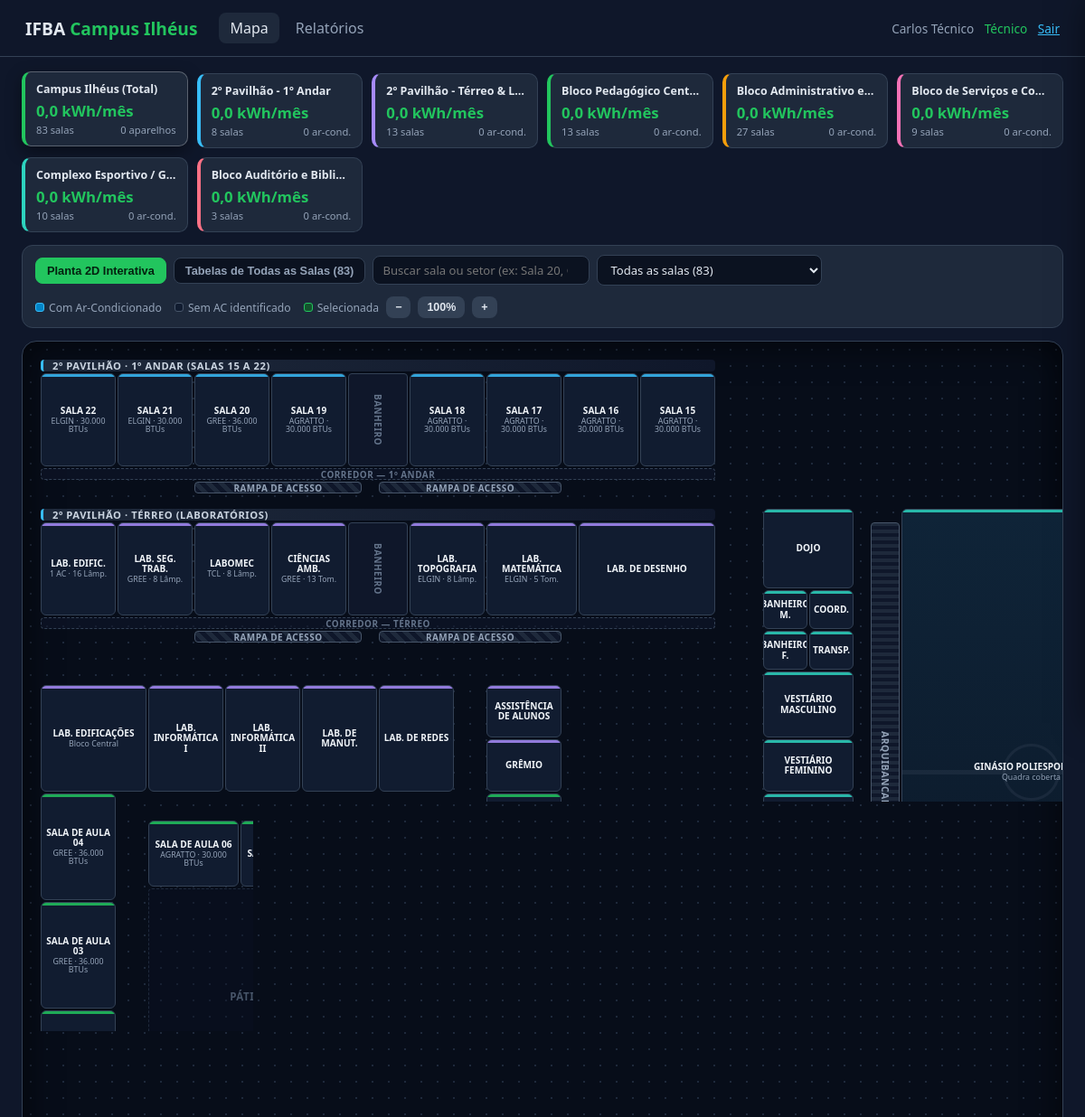
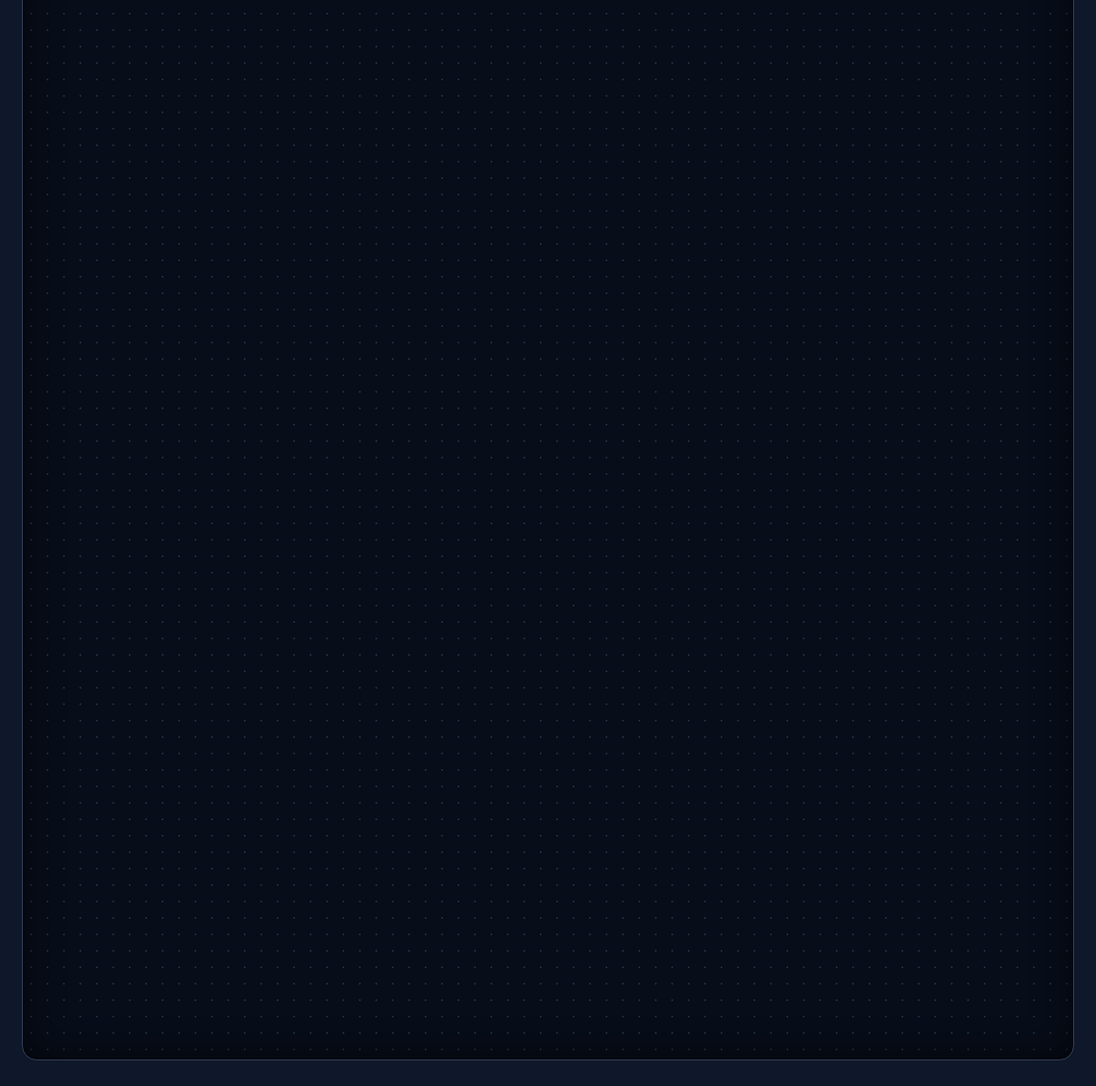
Page /index.php (signed in) on the committed database (2 pictures, top to bottom).
### tables this page shows
CREATE TABLE tecnico (
  codigo_usuario INT PRIMARY KEY,
  matricula VARCHAR(30) NOT NULL,
  telefone VARCHAR(20),
  FOREIGN KEY (codigo_usuario) REFERENCES usuario(codigo_usuario) ON DELETE CASCADE
);

CREATE TABLE usuario (
  codigo_usuario INT PRIMARY KEY AUTO_INCREMENT,
  nome VARCHAR(100) NOT NULL,
  email VARCHAR(100) NOT NULL UNIQUE,
  senha VARCHAR(255) NOT NULL,
  situacao VARCHAR(30) DEFAULT 'Ativo'
);

CREATE TABLE bloco (
  codigo_bloco INT PRIMARY KEY AUTO_INCREMENT,
  nome VARCHAR(100) NOT NULL,
  descricao VARCHAR(255)
);

### index.php (the view, shortened to what this page needs)
<?php
require 'auth.php';
$u = exigir_login();
$blocos = [];
$r = $conexao->query("SELECT * FROM bloco ORDER BY codigo_bloco");
while ($b = $r->fetch_assoc()) {
    $b['salas'] = [];
    $b['consumo'] = 0.0;
    $b['qtd_eq'] = 0;
    $blocos[(int)$b['codigo_bloco']] = $b;
}
$salas = [];
$r = $conexao->query("SELECT s.*, p.tomada, p.ar_condicionado, p.ventilador, p.televisao, p.lampadas, p.computador
                      FROM sala s
                      LEFT JOIN ponto_energia p ON p.codigo_sala = s.codigo_sala
                      ORDER BY s.codigo_sala");
while ($s = $r->fetch_assoc()) {
    $s['equipamentos'] = [];
    $s['manutencoes'] = [];
    $s['consumo'] = 0.0;
    $salas[$s['identificacao']] = $s;
}
$consumoTotalCampus = 0.0;
$totalAparelhosCampus = 0;
foreach ($salas as $s) {
    $cb = (int)$s['codigo_bloco'];
    $blocos[$cb]['salas'][] = $s['identificacao'];
    $blocos[$cb]['consumo'] += $s['consumo'];
    $blocos[$cb]['qtd_eq']  += count($s['equipamentos']);
    $consumoTotalCampus     += $s['consumo'];
    $totalAparelhosCampus   += count($s['equipamentos']);
}
$tecnicos   = $conexao->query("SELECT u.codigo_usuario, u.nome, t.matricula FROM tecnico t JOIN usuario u USING(codigo_usuario) ORDER BY u.nome")->fetch_all(MYSQLI_ASSOC);
$plantaEstruturas = [
    [1,   1,  2, 45, 'header', '2º PAVILHÃO · 1º ANDAR (SALAS 15 A 22)'],
    [2,  21,  9, 25, 'wc',     'BANHEIRO'],
    [9,   1, 10, 45, 'cor',    'CORREDOR — 1º ANDAR'],
    [10, 11, 11, 22, 'rampa',  'RAMPA DE ACESSO'],
    [10, 23, 11, 35, 'rampa',  'RAMPA DE ACESSO'],
    [12,  1, 13, 45, 'header', '2º PAVILHÃO · TÉRREO (LABORATÓRIOS)'],
    [13, 21, 20, 25, 'wc',     'BANHEIRO'],
    [20,  1, 21, 45, 'cor',    'CORREDOR — TÉRREO'],
    [21, 11, 22, 22, 'rampa',  'RAMPA DE ACESSO'],
    [21, 23, 22, 35, 'rampa',  'RAMPA DE ACESSO'],
    [13, 55, 50, 57, 'arq',    'ARQUIBANCADA'],
    [13, 74, 50, 76, 'arq',    'ARQUIBANCADA'],
    [40,  8, 56, 28, 'patio',  'PÁTIO CENTRAL COBERTO'],
    [65,  1, 85,  6, 'cor',    'GALERIA / CORREDOR OESTE'],
    [65,  8, 89, 20, 'patio',  'ÁREA DE CONVIVÊNCIA / JARDIM INTERNO'],
    [91, 22, 99, 28, 'wc',     'SANITÁRIOS / APOIO'],
    [109, 8,113, 14, 'rampa',  'ESCADA / HALL'],
];
?>
<!DOCTYPE html>
<html lang="pt-BR">
<head>
<link rel="stylesheet" href="style.css">
</head>
<body>
<?= navbar($u, 'index.php') ?>
<div class="workspace">
  <div class="bloco-strip">
    <div class="bcard on" data-bfiltro="0" onclick="filtrarBloco(0)" style="border-left-color:var(--acc)">
      <h4>Campus Ilhéus (Total)</h4>
      <div class="val"><?= number_format($consumoTotalCampus, 1, ',', '.') ?> kWh/mês</div>
      <div class="meta"><span><?= count($salas) ?> salas</span><span><?= $totalAparelhosCampus ?> aparelhos</span></div>
    </div>
    <?php
    $coresBloco = [1=>'var(--b1)',2=>'var(--b2)',3=>'var(--b3)',4=>'var(--b4)',5=>'var(--b5)',6=>'var(--b6)',7=>'var(--b7)'];
    foreach ($blocos as $cb => $b): ?>
    <div class="bcard" data-bfiltro="<?= $cb ?>" onclick="clicarBloco(<?= $cb ?>)" style="border-left-color:<?= $coresBloco[$cb] ?>">
      <h4 title="<?= h($b['nome']) ?>"><?= h($b['nome']) ?></h4>
      <div class="val"><?= number_format($b['consumo'], 1, ',', '.') ?> kWh/mês</div>
      <div class="meta"><span><?= count($b['salas']) ?> salas</span><span><?= $b['qtd_eq'] ?> ar-cond.</span></div>
    </div>
    <?php endforeach; ?>
  </div>
  <div class="toolbar">
    <div class="grp">
      <button class="tab-btn on" id="btnTabMapa" onclick="alternarAba('mapa')">Planta 2D Interativa</button>
      <button class="tab-btn" id="btnTabTabelas" onclick="alternarAba('tabelas')">Tabelas de Todas as Salas (<?= count($salas) ?>)</button>
      <input type="search" id="buscaSala" placeholder="Buscar sala ou setor (ex: Sala 20, CGTI, Lab)..." oninput="aplicarFiltros()">
      <select id="filtroClima" onchange="aplicarFiltros()">
        <option value="todas">Todas as salas (<?= count($salas) ?>)</option>
      </select>
    </div>
    <div class="grp">
      <div class="legend-bar">
        <span><i class="dot" style="background:#0284c7;border:1px solid #38bdf8"></i>Com Ar-Condicionado</span>
        <span><i class="dot" style="background:#111c30;border:1px solid #475569"></i>Sem AC identificado</span>
        <span><i class="dot" style="background:#14532d;border:1px solid #22c55e"></i>Selecionada</span>
      </div>
      <button class="btn sec sm" onclick="ajustarZoom(-0.1)">−</button>
      <button class="btn sec sm" id="lblZoom" onclick="resetZoom()">100%</button>
      <button class="btn sec sm" onclick="ajustarZoom(0.1)">+</button>
    </div>
  </div>
  <div id="visaoMapa" class="planta-viewport">
    <div class="planta-grid" id="plantaGrid">
      <?php foreach ($plantaEstruturas as [$r1, $c1, $r2, $c2, $tipo, $texto]): ?>
        <div class="est <?= h($tipo) ?>" style="grid-area:<?= $r1 ?>/<?= $c1 ?>/<?= $r2 ?>/<?= $c2 ?>">
          <?= h($texto) ?>
        </div>
      <?php endforeach; ?>
      <?php foreach ($plantaSalas as [$r1, $c1, $r2, $c2, $idBanco, $rotulo, $sub]):
            $s = $salas[$idBanco];
            $cb = (int)$s['codigo_bloco'];
            $temAc = count($s['equipamentos']) > 0;
      ?>
        <div class="p-sala <?= $temAc ? 'ac' : '' ?>"
             data-sala="<?= h($idBanco) ?>"
             data-bloco="<?= $cb ?>"
             data-ac="<?= $temAc ? '1' : '0' ?>"
             style="grid-area:<?= $r1 ?>/<?= $c1 ?>/<?= $r2 ?>/<?= $c2 ?>; --bcor:<?= $coresBloco[$cb] ?? '#64748b' ?>"
             title="<?= h($idBanco . ' · ' . $blocos[$cb]['nome'] . ($s['consumo'] ? ' · ' . number_format($s['consumo'],1,',','.') . ' kWh/mês' : '')) ?>">
          <span class="nm"><?= h($rotulo) ?></span>
          <?php if ($sub): ?><span class="sub"><?= h($sub) ?></span><?php endif; ?>
        </div>
      <?php endforeach; ?>
    </div>
  </div>
</div>
</body>
</html>

### auth.php (shortened to what this page needs)
<?php
function h($v) { return htmlspecialchars((string)$v, ENT_QUOTES, 'UTF-8'); }
function usuario_logado(): ?array { return $_SESSION['usuario'] ?? null; }
function exigir_login(): array {
    $u = usuario_logado();
    return $u;
}
function navbar(array $u, string $ativo): string {
    $links = ['index.php' => 'Mapa', 'relatorios.php' => 'Relatórios'];
    $html = '<header class="top"><h1>IFBA <span>Campus Ilhéus</span></h1><nav>';
    foreach ($links as $href => $txt) $html .= '<a href="'.$href.'"'.($ativo === $href ? ' class="on"' : '').'>'.$txt.'</a>';
    return $html.'</nav><div class="me">'.h($u['nome']).' <em>'.h($u['cargo']).'</em> <a href="logout.php">Sair</a></div></header>';
}

### style.css (style rules this page uses)
:root { --bg:#0f172a; --card:#1e293b; --line:#334155; --txt:#e2e8f0; --mut:#94a3b8; --acc:#22c55e; --ac:#38bdf8; --err:#ef4444; }
* { box-sizing:border-box; }
body { margin:0; font-family:system-ui,Segoe UI,Roboto,sans-serif; background:var(--bg); color:var(--txt); }
a { color:var(--ac); }
header.top { padding:14px 28px; border-bottom:1px solid var(--line); display:flex; gap:24px; align-items:center; }
header.top h1 { margin:0; font-size:1.2rem; }
header.top h1 span { color:var(--acc); }
header.top nav { display:flex; gap:6px; flex:1; }
header.top nav a { color:var(--mut); text-decoration:none; padding:6px 12px; border-radius:8px; }
header.top nav a.on, header.top nav a:hover { background:var(--card); color:var(--txt); }
header.top .me { color:var(--mut); font-size:.85rem; }
header.top .me em { color:var(--acc); font-style:normal; margin:0 8px; }
input, select, textarea { width:100%; background:#0b1220; color:var(--txt); border:1px solid var(--line); border-radius:8px; padding:9px 10px; font:inherit; }
.btn { background:var(--acc); color:#04210f; border:0; border-radius:8px; padding:9px 16px; font-weight:600; cursor:pointer; }
.btn.sec { background:#334155; color:var(--txt); }
.btn.sm { padding:5px 10px; font-size:.78rem; }

### rows in the picture
tecnico: codigo_usuario.nome "Carlos Técnico"
bloco: nome "2º Pavilhão - 1º Andar", consumo "0,0", count($b['salas']) "8", qtd_eq "0"
bloco: nome "2º Pavilhão - Térreo & L…", consumo "0,0", count($b['salas']) "13", qtd_eq "0"
bloco: nome "Bloco Pedagógico Cent…", consumo "0,0", count($b['salas']) "13", qtd_eq "0"
bloco: nome "Bloco Administrativo e…", consumo "0,0", count($b['salas']) "27", qtd_eq "0"
bloco: nome "Bloco de Serviços e Co…", consumo "0,0", count($b['salas']) "9", qtd_eq "0"
bloco: nome "Complexo Esportivo / G…", consumo "0,0", count($b['salas']) "10", qtd_eq "0"
bloco: nome "Bloco Auditório e Bibli…", consumo "0,0", count($b['salas']) "3", qtd_eq "0"

### other values in the picture
$txt "Mapa"
$txt "Relatórios"
$u['cargo'] "Técnico"
$consumoTotalCampus "0,0"
count($salas) "83"
$totalAparelhosCampus "0"
$texto "2º PAVILHÃO · 1º ANDAR (SALAS 15 A 22)"
$texto "BANHEIRO"
$texto "CORREDOR — 1º ANDAR"
$texto "RAMPA DE ACESSO"
$texto "2º PAVILHÃO · TÉRREO (LABORATÓRIOS)"
$texto "CORREDOR — TÉRREO"
$texto "ARQUIBANCADA"
$texto "PÁTIO CENTRAL COBERTO"
$texto "ESCADA / HALL"
